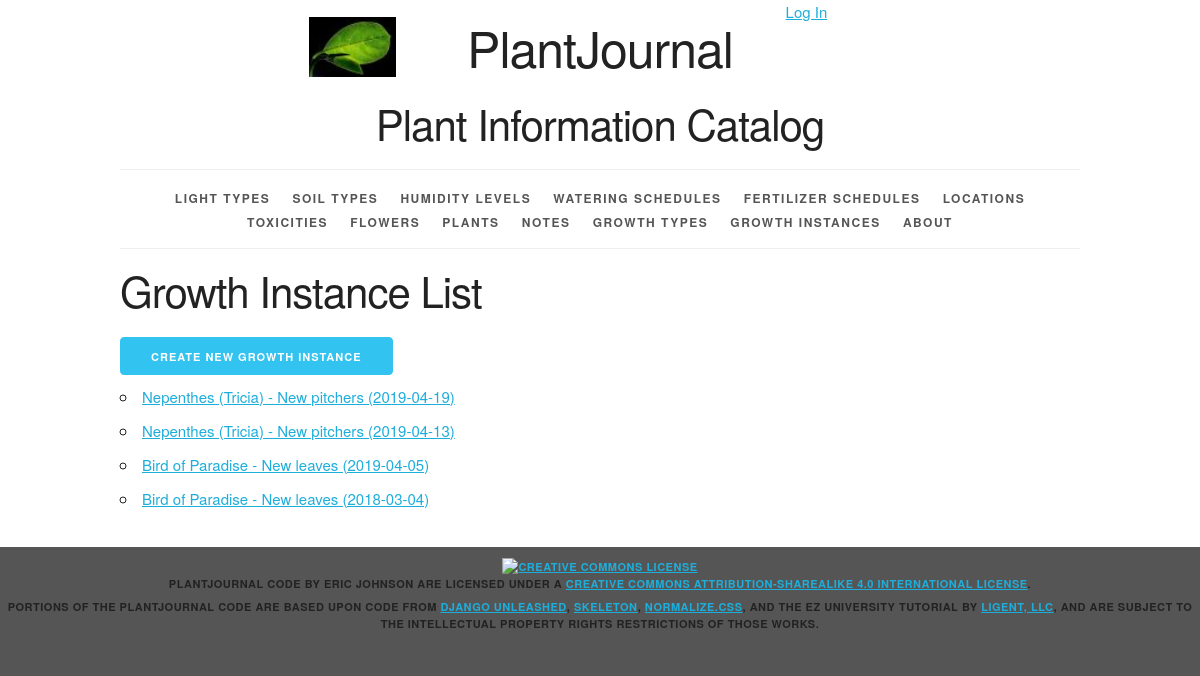
Screenshot of /growthinstance/ with the database file from the repository.
### plantjournal/models.py (models this page shows, shortened)
class GrowthInstance(models.Model):
    growth_instance_id = models.AutoField(primary_key=True)
    growth_instance_date = models.DateField(default='00/00/0000')
    plant = models.ForeignKey(Plant, related_name='growth_instances', on_delete=models.PROTECT)
    growth_type = models.ForeignKey(GrowthType, related_name='growth_instances', on_delete=models.PROTECT)
    def __str__(self):
        return '%s - %s (%s)' % (self.plant, self.growth_type, self.growth_instance_date)
    def get_absolute_url(self):
        return reverse('plantjournal_growthinstance_detail_urlpattern',
                       kwargs={'pk': self.pk})
    class Meta:
        ordering = ['-growth_instance_date', 'plant', 'growth_type']
        unique_together = (('plant', 'growth_type', 'growth_instance_date'),)

class Plant(models.Model):
    plant_id = models.AutoField(primary_key=True)
    plant_name = models.CharField(max_length=45)
    plant_number = models.CharField(max_length=45, blank=True, default='')
    plant_nickname = models.CharField(max_length=45, blank=True, default='')
    plant_latin_name = models.CharField(max_length=100, blank=True, default='')
    plant_description = models.TextField(blank=True, default='')
    light = models.ForeignKey(Light, related_name='plants', on_delete=models.PROTECT, blank=True, null=True, default='')
    soil = models.ForeignKey(Soil, related_name='plants', on_delete=models.PROTECT, blank=True, null=True, default='')
    humidity = models.ForeignKey(Humidity, related_name='plants', on_delete=models.PROTECT, blank=True, null=True,
                                 default='')
    water = models.ForeignKey(Water, related_name='plants', on_delete=models.PROTECT, blank=True, null=True, default='')
    fertilizer = models.ForeignKey(Fertilizer, related_name='plants', on_delete=models.PROTECT, blank=True, null=True,
                                   default='')
    toxicity = models.ForeignKey(Toxicity, related_name='plants', on_delete=models.PROTECT, blank=True, null=True,
                                 default='')
    location = models.ForeignKey(Location, related_name='plants', on_delete=models.PROTECT, blank=True, null=True,
                                 default='')
    flower = models.ForeignKey(Flower, related_name='plants', on_delete=models.PROTECT, blank=True, null=True,
                               default='')
    def __str__(self):
        if self.plant_number == '':
            if self.plant_nickname == '':
                return '%s' % self.plant_name
            else:
                return '%s (%s)' % (self.plant_name, self.plant_nickname)
        else:
            if self.plant_nickname == '':
                return '%s %s' % (self.plant_name, self.plant_number)
            else:
                return '%s %s (%s)' % (self.plant_name, self.plant_number, self.plant_nickname)
    class Meta:
        ordering = ['plant_name', 'plant_number', 'plant_nickname']
        unique_together = (('plant_name', 'plant_number', 'plant_nickname'),)

class GrowthType(models.Model):
    growth_type_id = models.AutoField(primary_key=True)
    growth_type_name = models.CharField(max_length=45, unique=True)
    def __str__(self):
        return '%s' % self.growth_type_name
    class Meta:
        ordering = ['growth_type_name']

### plantjournal/views.py (the view)
class GrowthInstanceList(PageLinksMixin, ListView):
    paginate_by = 20
    model = GrowthInstance

### plantjournal/utils.py (called while the page is built)
    def first_page(self, page):
        if page.number > 1:
            return self._page_urls(1)
        return None

    def previous_page(self, page):
        if (page.has_previous()
                and page.number > 2):
            return self._page_urls(
                page.previous_page_number())
        return None

    def next_page(self, page):
        last_page = page.paginator.num_pages
        if (page.has_next()
                and page.number < last_page - 1):
            return self._page_urls(
                page.next_page_number())
        return None

    def last_page(self, page):
        last_page = page.paginator.num_pages
        if page.number < last_page:
            return self._page_urls(last_page)
        return None

    def get_context_data(self, **kwargs):
        context = super().get_context_data(
            **kwargs)
        page = context.get('page_obj')
        if page is not None:
            context.update({
                'first_page_url':
                    self.first_page(page),
                'previous_page_url':
                    self.previous_page(page),
                'next_page_url':
                    self.next_page(page),
                'last_page_url':
                    self.last_page(page),
            })
        return context

### plantjournal/templates/plantjournal/growthinstance_list.html (shortened to what this page needs)
{% extends 'plantjournal/base.html' %}
{% block content %}
    <h2>Growth Instance List</h2>
    <div>
        <a href="{% url 'plantjournal_growthinstance_create_urlpattern' %}"
           class="button button-primary">
            Create New Growth Instance
        </a>
    </div>
    <ul>
        {% for growthinstance in growthinstance_list %}
            <li>
                <a href="{{ growthinstance.get_absolute_url }}">{{ growthinstance }}</a>
            </li>
        {% empty %}
            <li><em>There are currently no growth instances available.</em></li>
        {% endfor %}
    </ul>
{% endblock %}

### plantjournal/static/plantjournal/skeleton.css (style rules this page uses)
html { font-size: 62.5%; }
body { font-size: 1.5em; line-height: 1.6; font-weight: 400; font-family: "Raleway", "HelveticaNeue", "Helvetica Neue", Helvetica, Arial, sans-serif; color: #222; }
h1, h2, h3, h4, h5, h6 { margin-top: 0; margin-bottom: 2rem; font-weight: 300; }
h2 { font-size: 3.6rem; line-height: 1.25; letter-spacing: -.1rem; }
@media (min-width: 550px) { h2 { font-size: 4.2rem; } }
a { color: #1EAEDB; }
.button, button, input[type="submit"], input[type="reset"], input[type="button"] { display: inline-block; height: 38px; padding: 0 30px; color: #555; text-align: center; font-size: 11px; font-weight: 600; line-height: 38px; letter-spacing: .1rem; text-transform: uppercase; text-decoration: none; white-space: nowrap; background-color: transparent; border-radius: 4px; border: 1px solid #bbb; cursor: pointer; box-sizing: border-box; }
.button.button-primary, button.button-primary, input[type="submit"].button-primary, input[type="reset"].button-primary, input[type="button"].button-primary { color: #FFF; background-color: #33C3F0; border-color: #33C3F0; }
ul { list-style: circle inside; }
ol, ul { padding-left: 0; margin-top: 0; }
li { margin-bottom: 1rem; }
button, .button { margin-bottom: 1rem; }
pre, blockquote, dl, figure, table, p, ul, ol, form { margin-bottom: 2.5rem; }

### plantjournal/static/plantjournal/style.css (style rules this page uses)
html { height: 100%; background-color: #555; }
body { background-color: white; }

### rows the page displays
GrowthInstance: plant+growth_type+growth_instance_date "Nepenthes (Tricia) - New pitchers (2019-04-19)"
GrowthInstance: plant+growth_type+growth_instance_date "Nepenthes (Tricia) - New pitchers (2019-04-13)"
GrowthInstance: plant+growth_type+growth_instance_date "Bird of Paradise - New leaves (2019-04-05)"
GrowthInstance: plant+growth_type+growth_instance_date "Bird of Paradise - New leaves (2018-03-04)"
